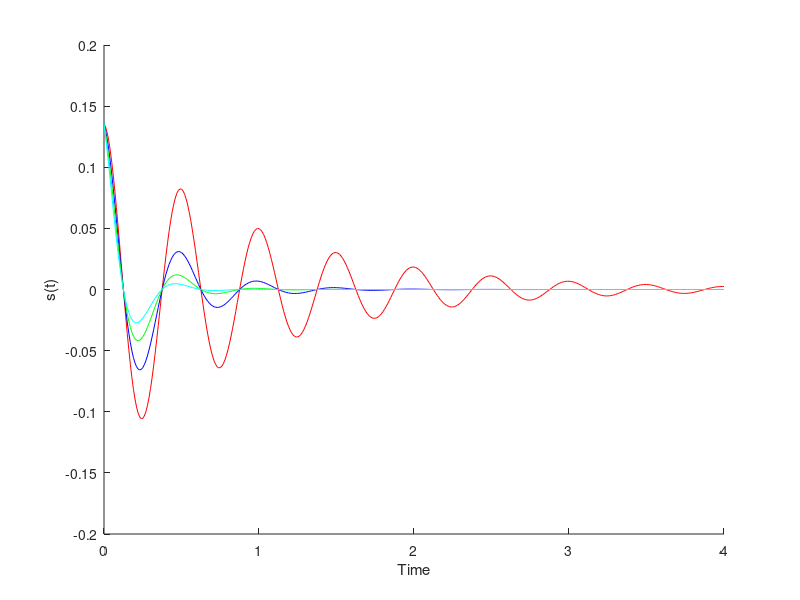

The MATLAB script that drew this image:


%% ELE532 Lab 1 --> Part C
%% By: Azraf Nure Almas

close all;
clear all;
clc;

% Create the unit step function to multiply with later
u = @(t) 1.0.*(t>=0); %% It is 1 after 0, causal

%% constrain t vector
t = 0:0.01:4;
alpha = [1 3 5 7];

%% Family of curves time!
% So basically, initialize a big matrix where the first column represents
% the alpha values, and the consecutive row values are the time-based s(t)
% values for said alpha

% Initialize s as an empty matrix
s = zeros(length(alpha), length(t));

% Calculate the family of curves s(t) for each alpha
for i = 1:length(alpha)
    % s(i, :) says go to the ith row and for each and every consecutive
    % value after that, set it as ...

    s(i, :) = exp(-2) * exp(-alpha(i)*t) .* cos(4*pi*t);
end

% Now that s is all done, we can plot it easily
hold on;
plot(t, s(1, :), "r");
plot(t, s(2, :), "b");
plot(t, s(3, :), "g");
plot(t, s(4, :), "c");

xlabel("Time");
ylabel("s(t)");
hold off;

% Now display the size of s
display(size(s))